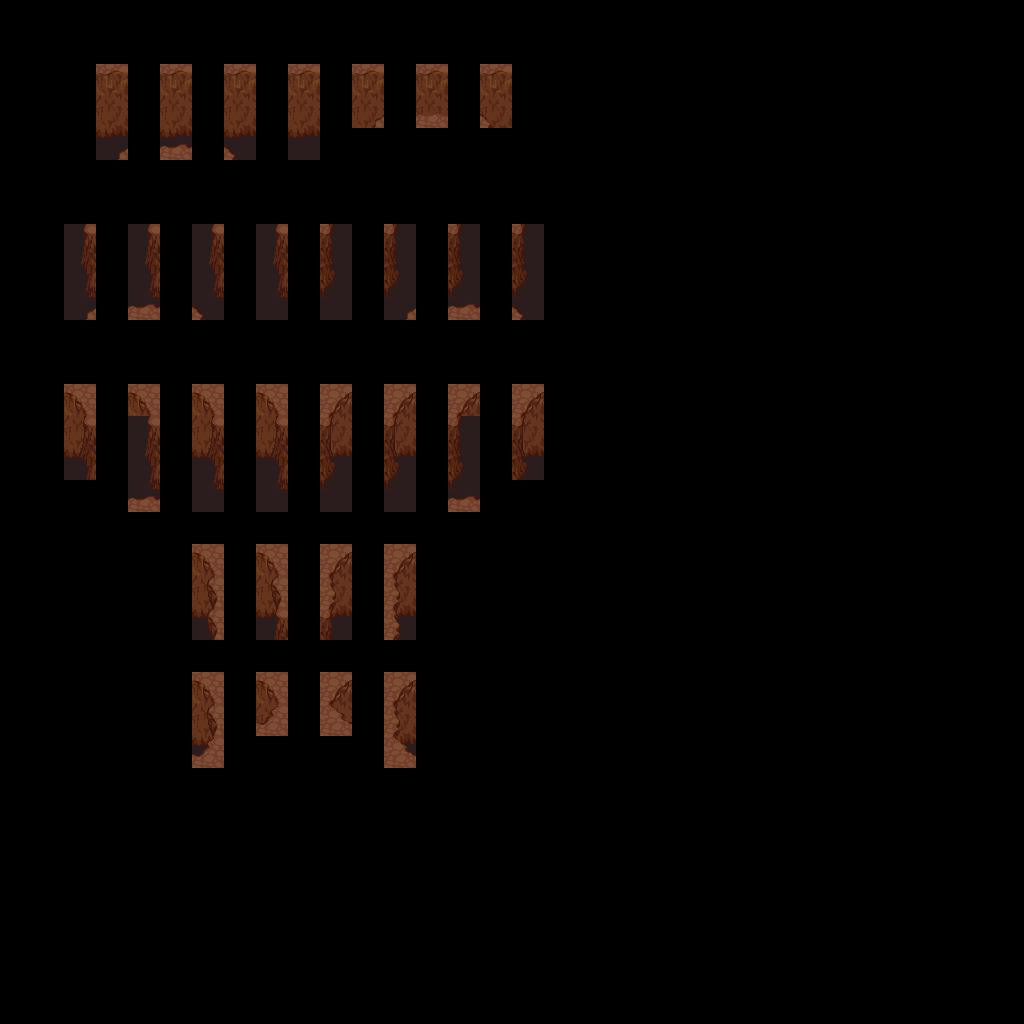

This game map was drawn from its Tiled (.tmx) file and the tilesets committed beside it. A one-line description and the full map source follow:
An orthogonal 32x32 tile map with 32x32 px tiles, 3 tile layers (regions, input_Mountain, output_Mountain).

<map version="1.2" tiledversion="1.2.0" orientation="orthogonal" renderorder="right-down" width="32" height="32" tilewidth="32" tileheight="32" infinite="0" nextlayerid="5" nextobjectid="1">
 <tileset firstgid="1" source="../mountains-v6.tsx" />
 <layer id="1" name="regions" width="32" height="32">
  <data encoding="csv">
0,0,0,0,0,0,0,0,0,0,0,0,0,0,0,0,0,0,0,0,0,0,0,0,0,0,0,0,0,0,0,0,
0,0,0,0,0,0,0,0,0,0,0,0,0,0,0,0,0,0,0,0,0,0,0,0,0,0,0,0,0,0,0,0,
0,0,0,422,0,422,0,422,0,422,0,422,0,422,0,422,0,0,0,0,0,0,0,0,0,0,0,0,0,0,0,0,
0,0,0,422,0,422,0,422,0,422,0,422,0,422,0,422,0,0,0,0,0,0,0,0,0,0,0,0,0,0,0,0,
0,0,0,422,0,422,0,422,0,422,0,0,0,0,0,0,0,0,0,0,0,0,0,0,0,0,0,0,0,0,0,0,
0,0,0,0,0,0,0,0,0,0,0,0,0,0,0,0,0,0,0,0,0,0,0,0,0,0,0,0,0,0,0,0,
0,0,0,0,0,0,0,0,0,0,0,0,0,0,0,0,0,0,0,0,0,0,0,0,0,0,0,0,0,0,0,0,
0,0,422,0,423,0,423,0,422,0,422,0,423,0,423,0,422,0,0,0,0,0,0,0,0,0,0,0,0,0,0,0,
0,0,422,0,423,0,423,0,422,0,422,0,423,0,423,0,422,0,0,0,0,0,0,0,0,0,0,0,0,0,0,0,
0,0,422,0,423,0,423,0,422,0,422,0,423,0,423,0,422,0,0,0,0,0,0,0,0,0,0,0,0,0,0,0,
0,0,0,0,0,0,0,0,0,0,0,0,0,0,0,0,0,0,0,0,0,0,0,0,0,0,0,0,0,0,0,0,
0,0,0,0,0,0,0,0,0,0,0,0,0,0,0,0,0,0,0,0,0,0,0,0,0,0,0,0,0,0,0,0,
0,0,422,0,422,0,423,0,423,0,423,0,423,0,422,0,422,0,0,0,0,0,0,0,0,0,0,0,0,0,0,0,
0,0,422,0,422,0,423,0,423,0,423,0,423,0,422,0,422,0,0,0,0,0,0,0,0,0,0,0,0,0,0,0,
0,0,422,0,422,0,423,0,423,0,423,0,423,0,422,0,422,0,0,0,0,0,0,0,0,0,0,0,0,0,0,0,
0,0,0,0,422,0,422,0,422,0,422,0,422,0,422,0,0,0,0,0,0,0,0,0,0,0,0,0,0,0,0,0,
0,0,0,0,0,0,0,0,0,0,0,0,0,0,0,0,0,0,0,0,0,0,0,0,0,0,0,0,0,0,0,0,
0,0,0,0,0,0,423,0,422,0,422,0,423,0,0,0,0,0,0,0,0,0,0,0,0,0,0,0,0,0,0,0,
0,0,0,0,0,0,423,0,422,0,422,0,423,0,0,0,0,0,0,0,0,0,0,0,0,0,0,0,0,0,0,0,
0,0,0,0,0,0,423,0,422,0,422,0,423,0,0,0,0,0,0,0,0,0,0,0,0,0,0,0,0,0,0,0,
0,0,0,0,0,0,0,0,0,0,0,0,0,0,0,0,0,0,0,0,0,0,0,0,0,0,0,0,0,0,0,0,
0,0,0,0,0,0,422,0,422,0,422,0,422,0,0,0,0,0,0,0,0,0,0,0,0,0,0,0,0,0,0,0,
0,0,0,0,0,0,422,0,422,0,422,0,422,0,0,0,0,0,0,0,0,0,0,0,0,0,0,0,0,0,0,0,
0,0,0,0,0,0,422,0,0,0,0,0,422,0,0,0,0,0,0,0,0,0,0,0,0,0,0,0,0,0,0,0,
0,0,0,0,0,0,0,0,0,0,0,0,0,0,0,0,0,0,0,0,0,0,0,0,0,0,0,0,0,0,0,0,
0,0,0,0,0,0,0,0,0,0,0,0,0,0,0,0,0,0,0,0,0,0,0,0,0,0,0,0,0,0,0,0,
0,0,0,0,0,0,0,0,0,0,0,0,0,0,0,0,0,0,0,0,0,0,0,0,0,0,0,0,0,0,0,0,
0,0,0,0,0,0,0,0,0,0,0,0,0,0,0,0,0,0,0,0,0,0,0,0,0,0,0,0,0,0,0,0,
0,0,0,0,0,0,0,0,0,0,0,0,0,0,0,0,0,0,0,0,0,0,0,0,0,0,0,0,0,0,0,0,
0,0,0,0,0,0,0,0,0,0,0,0,0,0,0,0,0,0,0,0,0,0,0,0,0,0,0,0,0,0,0,0,
0,0,0,0,0,0,0,0,0,0,0,0,0,0,0,0,0,0,0,0,0,0,0,0,0,0,0,0,0,0,0,0,
0,0,0,0,0,0,0,0,0,0,0,0,0,0,0,0,0,0,0,0,0,0,0,0,0,0,0,0,0,0,0,0
</data>
 </layer>
 <layer id="2" name="input_Mountain" width="32" height="32">
  <properties>
   <property name="StrictEmpty" type="bool" value="true" />
  </properties>
  <data encoding="csv">
0,0,0,0,0,0,0,0,0,0,0,0,0,0,0,0,0,0,0,0,0,0,0,0,0,0,0,0,0,0,0,0,
0,0,0,0,0,0,0,0,0,0,0,0,0,0,0,0,0,0,0,0,0,0,0,0,0,0,0,0,0,0,0,0,
0,0,0,170,0,170,0,170,0,170,0,170,0,170,0,170,0,0,0,0,0,0,0,0,0,0,0,0,0,0,0,0,
0,0,0,0,0,0,0,0,0,0,0,41,0,42,0,43,0,0,0,0,0,0,0,0,0,0,0,0,0,0,0,0,
0,0,0,41,0,42,0,43,0,0,0,0,0,0,0,0,0,0,0,0,0,0,0,0,0,0,0,0,0,0,0,0,
0,0,0,0,0,0,0,0,0,0,0,0,0,0,0,0,0,0,0,0,0,0,0,0,0,0,0,0,0,0,0,0,
0,0,0,0,0,0,0,0,0,0,0,0,0,0,0,0,0,0,0,0,0,0,0,0,0,0,0,0,0,0,0,0,
0,0,169,0,169,0,169,0,169,0,171,0,171,0,171,0,171,0,0,0,0,0,0,0,0,0,0,0,0,0,0,0,
0,0,0,0,0,0,0,0,0,0,0,0,0,0,0,0,0,0,0,0,0,0,0,0,0,0,0,0,0,0,0,0,
0,0,41,0,42,0,43,0,0,0,0,0,41,0,42,0,43,0,0,0,0,0,0,0,0,0,0,0,0,0,0,0,
0,0,0,0,0,0,0,0,0,0,0,0,0,0,0,0,0,0,0,0,0,0,0,0,0,0,0,0,0,0,0,0,
0,0,0,0,0,0,0,0,0,0,0,0,0,0,0,0,0,0,0,0,0,0,0,0,0,0,0,0,0,0,0,0,
0,0,104,0,104,0,104,0,104,0,108,0,108,0,108,0,108,0,0,0,0,0,0,0,0,0,0,0,0,0,0,0,
0,0,169,0,169,0,169,0,169,0,171,0,171,0,171,0,171,0,0,0,0,0,0,0,0,0,0,0,0,0,0,0,
0,0,233,0,0,0,233,0,0,0,0,0,235,0,0,0,235,0,0,0,0,0,0,0,0,0,0,0,0,0,0,0,
0,0,0,0,42,0,297,0,0,0,0,0,299,0,42,0,0,0,0,0,0,0,0,0,0,0,0,0,0,0,0,0,
0,0,0,0,0,0,0,0,0,0,0,0,0,0,0,0,0,0,0,0,0,0,0,0,0,0,0,0,0,0,0,0,
0,0,0,0,0,0,104,0,104,0,108,0,108,0,0,0,0,0,0,0,0,0,0,0,0,0,0,0,0,0,0,0,
0,0,0,0,0,0,105,0,105,0,107,0,107,0,0,0,0,0,0,0,0,0,0,0,0,0,0,0,0,0,0,0,
0,0,0,0,0,0,105,0,169,0,171,0,107,0,0,0,0,0,0,0,0,0,0,0,0,0,0,0,0,0,0,0,
0,0,0,0,0,0,0,0,0,0,0,0,0,0,0,0,0,0,0,0,0,0,0,0,0,0,0,0,0,0,0,0,
0,0,0,0,0,0,104,0,104,0,108,0,108,0,0,0,0,0,0,0,0,0,0,0,0,0,0,0,0,0,0,0,
0,0,0,0,0,0,105,0,365,0,366,0,107,0,0,0,0,0,0,0,0,0,0,0,0,0,0,0,0,0,0,0,
0,0,0,0,0,0,365,0,0,0,0,0,366,0,0,0,0,0,0,0,0,0,0,0,0,0,0,0,0,0,0,0,
0,0,0,0,0,0,0,0,0,0,0,0,0,0,0,0,0,0,0,0,0,0,0,0,0,0,0,0,0,0,0,0,
0,0,0,0,0,0,0,0,0,0,0,0,0,0,0,0,0,0,0,0,0,0,0,0,0,0,0,0,0,0,0,0,
0,0,0,0,0,0,0,0,0,0,0,0,0,0,0,0,0,0,0,0,0,0,0,0,0,0,0,0,0,0,0,0,
0,0,0,0,0,0,0,0,0,0,0,0,0,0,0,0,0,0,0,0,0,0,0,0,0,0,0,0,0,0,0,0,
0,0,0,0,0,0,0,0,0,0,0,0,0,0,0,0,0,0,0,0,0,0,0,0,0,0,0,0,0,0,0,0,
0,0,0,0,0,0,0,0,0,0,0,0,0,0,0,0,0,0,0,0,0,0,0,0,0,0,0,0,0,0,0,0,
0,0,0,0,0,0,0,0,0,0,0,0,0,0,0,0,0,0,0,0,0,0,0,0,0,0,0,0,0,0,0,0,
0,0,0,0,0,0,0,0,0,0,0,0,0,0,0,0,0,0,0,0,0,0,0,0,0,0,0,0,0,0,0,0
</data>
 </layer>
 <layer id="3" name="output_Mountain" width="32" height="32">
  <data encoding="csv">
0,0,0,0,0,0,0,0,0,0,0,0,0,0,0,0,0,0,0,0,0,0,0,0,0,0,0,0,0,0,0,0,
0,0,0,0,0,0,0,0,0,0,0,0,0,0,0,0,0,0,0,0,0,0,0,0,0,0,0,0,0,0,0,0,
0,0,0,0,0,0,0,0,0,0,0,0,0,0,0,0,0,0,0,0,0,0,0,0,0,0,0,0,0,0,0,0,
0,0,0,234,0,234,0,234,0,234,0,39,0,432,0,45,0,0,0,0,0,0,0,0,0,0,0,0,0,0,0,0,
0,0,0,361,0,362,0,363,0,298,0,0,0,0,0,0,0,0,0,0,0,0,0,0,0,0,0,0,0,0,0,0,
0,0,0,0,0,0,0,0,0,0,0,0,0,0,0,0,0,0,0,0,0,0,0,0,0,0,0,0,0,0,0,0,
0,0,0,0,0,0,0,0,0,0,0,0,0,0,0,0,0,0,0,0,0,0,0,0,0,0,0,0,0,0,0,0,
0,0,0,0,0,0,0,0,0,0,0,0,0,0,0,0,0,0,0,0,0,0,0,0,0,0,0,0,0,0,0,0,
0,0,233,0,233,0,233,0,233,0,235,0,235,0,235,0,235,0,0,0,0,0,0,0,0,0,0,0,0,0,0,0,
0,0,48,0,112,0,176,0,297,0,299,0,240,0,304,0,368,0,0,0,0,0,0,0,0,0,0,0,0,0,0,0,
0,0,0,0,0,0,0,0,0,0,0,0,0,0,0,0,0,0,0,0,0,0,0,0,0,0,0,0,0,0,0,0,
0,0,0,0,0,0,0,0,0,0,0,0,0,0,0,0,0,0,0,0,0,0,0,0,0,0,0,0,0,0,0,0,
0,0,0,0,0,0,0,0,0,0,0,0,0,0,0,0,0,0,0,0,0,0,0,0,0,0,0,0,0,0,0,0,
0,0,167,0,0,0,167,0,167,0,173,0,173,0,0,0,173,0,0,0,0,0,0,0,0,0,0,0,0,0,0,0,
0,0,230,0,233,0,230,0,230,0,238,0,238,0,235,0,238,0,0,0,0,0,0,0,0,0,0,0,0,0,0,0,
0,0,0,0,112,0,0,0,297,0,299,0,0,0,304,0,0,0,0,0,0,0,0,0,0,0,0,0,0,0,0,0,
0,0,0,0,0,0,0,0,0,0,0,0,0,0,0,0,0,0,0,0,0,0,0,0,0,0,0,0,0,0,0,0,
0,0,0,0,0,0,0,0,0,0,0,0,0,0,0,0,0,0,0,0,0,0,0,0,0,0,0,0,0,0,0,0,
0,0,0,0,0,0,103,0,103,0,109,0,109,0,0,0,0,0,0,0,0,0,0,0,0,0,0,0,0,0,0,0,
0,0,0,0,0,0,102,0,166,0,174,0,110,0,0,0,0,0,0,0,0,0,0,0,0,0,0,0,0,0,0,0,
0,0,0,0,0,0,0,0,0,0,0,0,0,0,0,0,0,0,0,0,0,0,0,0,0,0,0,0,0,0,0,0,
0,0,0,0,0,0,0,0,0,0,0,0,0,0,0,0,0,0,0,0,0,0,0,0,0,0,0,0,0,0,0,0,
0,0,0,0,0,0,103,0,301,0,295,0,109,0,0,0,0,0,0,0,0,0,0,0,0,0,0,0,0,0,0,0,
0,0,0,0,0,0,302,0,0,0,0,0,294,0,0,0,0,0,0,0,0,0,0,0,0,0,0,0,0,0,0,0,
0,0,0,0,0,0,0,0,0,0,0,0,0,0,0,0,0,0,0,0,0,0,0,0,0,0,0,0,0,0,0,0,
0,0,0,0,0,0,0,0,0,0,0,0,0,0,0,0,0,0,0,0,0,0,0,0,0,0,0,0,0,0,0,0,
0,0,0,0,0,0,0,0,0,0,0,0,0,0,0,0,0,0,0,0,0,0,0,0,0,0,0,0,0,0,0,0,
0,0,0,0,0,0,0,0,0,0,0,0,0,0,0,0,0,0,0,0,0,0,0,0,0,0,0,0,0,0,0,0,
0,0,0,0,0,0,0,0,0,0,0,0,0,0,0,0,0,0,0,0,0,0,0,0,0,0,0,0,0,0,0,0,
0,0,0,0,0,0,0,0,0,0,0,0,0,0,0,0,0,0,0,0,0,0,0,0,0,0,0,0,0,0,0,0,
0,0,0,0,0,0,0,0,0,0,0,0,0,0,0,0,0,0,0,0,0,0,0,0,0,0,0,0,0,0,0,0,
0,0,0,0,0,0,0,0,0,0,0,0,0,0,0,0,0,0,0,0,0,0,0,0,0,0,0,0,0,0,0,0
</data>
 </layer>
</map>
